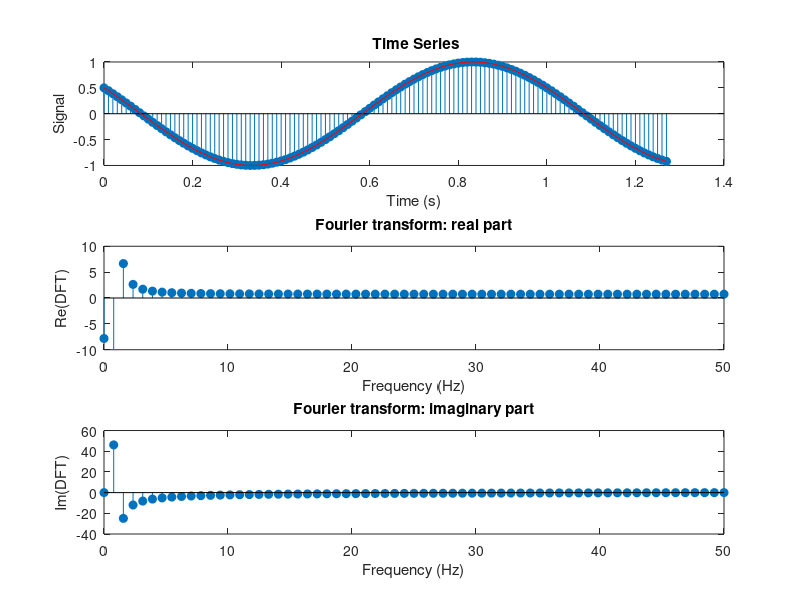

This chart was generated by the following MATLAB code:
fs = 100;               % Sample frequency (Hz)
n = 128;                % Number of samples
t = (0:(n-1))/fs;       % Create time vector
x = cos(2*pi*t + pi/3); % Create timeseries
 
% Take Fourier Transform
y = fft(x);             % Discrete Fourier Transform
f = (0:n-1)*(fs/n);     % Construct frequency axis

% Display max value, index, and corresponding frequency
[maxval,index] = max(abs(y));
disp(y(index))
fprintf('index = %1.f\nf = %1.4f\n', index-1, f(index))

%Plot
subplot(3,1,1)
stem(t,x,'filled')
hold on
plot(t,x,'r')
xlabel('Time (s)'); ylabel('Signal')
title('{\bf Time Series}')
hold off
subplot(3,1,2) 
stem(f(1:n/2+1),real(y(1:n/2+1)),'filled') 
xlabel('Frequency (Hz)'); ylabel('Re(DFT)')
ylim([-10 10])
title('Fourier transform: real part') 
subplot(3,1,3) 
stem(f(1:n/2+1),imag(y(1:n/2+1)),'filled') 
xlabel('Frequency (Hz)'); ylabel('Im(DFT)')
title('Fourier transform: imaginary part')